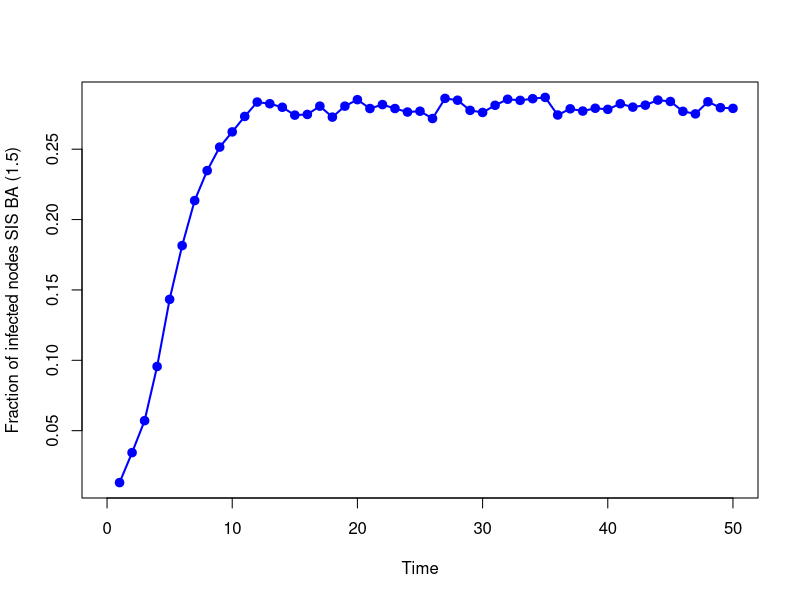

Write R code to recreate this figure.
closeAllConnections()
graphics.off()
rm(list=ls()) #clear all variables
set.seed(101) #start the random seed

# set the working directory
#setwd("~/Dropbox/0Programs/R/Networks/Epidemics")

library(igraph) # Load the igraph package
#get( getOption( "device" ) )()

#### MODEL PARAMETERS ####
N = 100; #number of nodes
av.dg = 6; #average degree
m = av.dg/2; # parameter of the BA model
q = 0.1 # rewiring probability in the WS model
p = av.dg/N # probability in the ER model

## MODELS ###
# BA network
G <- barabasi.game(N, m = av.dg/2, power=1.5 , directed = FALSE)
#str = "BA"
#G <- sample_pa(N, power = 1, m = av.dg/2)
# ER network
#G <- erdos.renyi.game(N,p, type =c("gnp"))
#str = "ER"
# # WS network
#G <- sample_smallworld(dim=1,size=N, nei = av.dg/2, p = q)
#str = "WS"
# ###### READ FROM FILE ####
#net <- read.table("test-star.txt")
#G <- graph.data.frame(net, directed=FALSE)
#plot(G, layout=layout.kamada.kawai, vertex.color="green")

#G <- make_graph("Zachary") # you can use the Zachary karate club network to test

#### SIS MODEL ####
# states: S:0 I:1
## Parameters of the SIS model
Tmax = 50; # maximum number of iterations in the SIS model
mu = 1 # probability of recovering
beta = 0.2 # probability of transmission

targetnodes = seq(1,N) # node that will be used as the seed nodes
Ninf = matrix(0,nrow = length(targetnodes), ncol = Tmax) # matrix that stores the number of infected nodes at each time step
# Ninf[i,t] yields the number of infected nodes at time t when the infection starts on i
for(i in targetnodes){
  # is the seed node
  vstates = matrix(0, nrow = N, ncol = 1)
  #print(paste('seed:', i))
  vstates[i] = 1
  for(t in 1:Tmax){
    vinfected = which(vstates %in% 1)
    # try to recover all infected nodes at step (t+1)
    for(j in vinfected){
      if(runif(1,0,1) <= mu){
        vstates[j] = 0
      }
    }
    # try to infect all the neighbors of infected nodes at step t
    for(j in vinfected){
      ng = neighbors(G, j)
      for(k in ng){
        if(runif(1,0,1) < beta){
          if(vstates[k] == 0){# infect only susceptible nodes
            vstates[k] = 1
          }
        }
      }
    }
    Ninf[i, t] = length(which(vstates %in% 1))/N # store the fraction of infected nodes at time t
    #print(length(which(vstates %in% 1))/N)
  }
}
rhoi = colMeans(Ninf) # average number if infected nodes from the result of each seed node
t = seq(1,length(rhoi)) # time steps
plot(t, rhoi, xlab = "Time", ylab = "Fraction of infected nodes SIS BA (1.5)",
     col = 'blue', lwd=2, xlim = c(0,Tmax), pch = 21,  bg = "blue", type="o")
